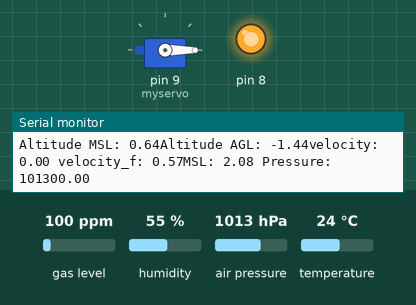
Bench run of a sketch on a simulated Arduino Uno, built with avr-gcc and run on an emulated ATmega328P. Shown: servo, output pins drawn as LEDs (lit = HIGH), the last lines printed to the serial monitor. The inputs (shaded band) are chosen by the test bench; at power-on: air pressure 1013 hPa, gas level 100 ppm, humidity 55 %, temperature 24 °C. Storage starts empty.

Above: at 16.2 s.
16.3 s: air pressure set to 997 hPa
17.8 s: air pressure set to 993 hPa
At 19.3 s:
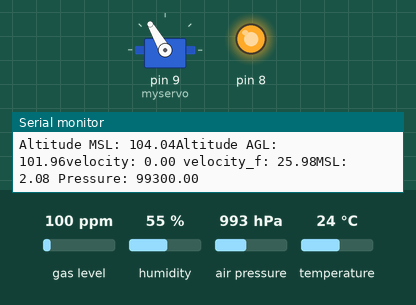
19.6 s: air pressure set to 1000 hPa
At 20.1 s:
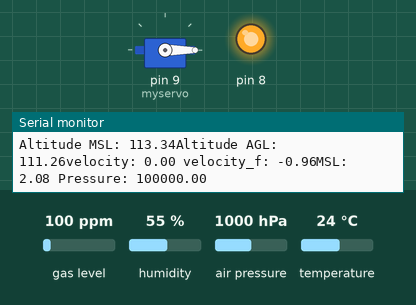
21.3 s: air pressure set to 952 hPa
At 22.2 s:
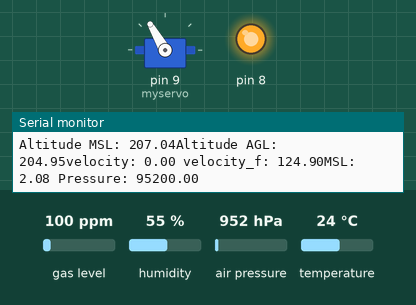
Timing chart, 0 to 24.0 s (numbered marks = the images above; inputs shaded):
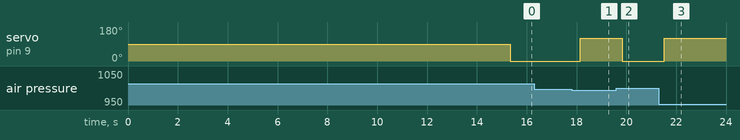

Measured:
- the behaviour switches between 996 and 995 hPa on air pressure (found by bisection; images 0 and 1)
- after the input at 17.8 s, servo on pin 9 (myservo): 0° → 120° after 0.35 s
- after the input at 19.6 s, servo on pin 9 (myservo): 120° → 0° after 0.24 s
- after the input at 21.3 s, servo on pin 9 (myservo): 0° → 120° after 0.23 s

The sketch:

openchutewsd.ino
```cpp
/*
 * By Corey O'Brien
 *
 * For use in the OpenChute project
 */

//-------------------------------------------
// Libraries
#include <SD.h>
#include <Wire.h>
#include <SPI.h>
#include <Adafruit_Sensor.h>
#include "Adafruit_BMP3XX.h"
#include <Servo.h>

//-------------------------------------------
// Constants and variable declarations
#define SEALEVELPRESSURE_HPA (1013.25)

Adafruit_BMP3XX bmp;

char logname[25];

File logfile;
Servo myservo;

//variables to store sensor data
float reading;                          //stores unfiltered data
float prevreading = 0;                  //used for filtering
float total;                            //collects sums of readings (e.g. for calibration)
float difference;                       //change in readings
float gain = 0.1;                       //gain for low pass filter

double pos;
double prevpos = 0;
double vel;
double prevvel = 0;
double acc;
double prevacc = 0;
double t;
double prevt = 0;
double dt;
double filteredpos;
double prevfilteredpos = 0;
double filteredvel;
double filteredprevvel = 0;
double filteredacc;
double filteredprevacc = 0;

double MSL;                             //finds approximate altitude when turned on

int serialflag = 0;
int counter;
int SDflag = 1;
int Sensorflag = 1;
int cardSelect = 4;
int chutearm = 0;                     //if  above set altitude, arm chute
int chuterelease = 0;                 //once back below altitude, release
int releasealt = 150;                 //release altitude in meters


//-------------------------------------------
// Setup

void setup() {
  //set up servo pin
  myservo.attach(9);

  //try to begin serial communications
  Serial.begin(115200);

  //if successful, set serial flag to 1
  if(Serial){
    serialflag = 1;
  }

  //catch error for sensor
  //if error flash onboard LED fast
  if (!bmp.begin_I2C()) {
    Serial.println("ERROR: Could not find a valid BMP3 sensor");
    Sensorflag = 0;
    pinMode(8, OUTPUT);
    while(!Sensorflag){
      digitalWrite(8,HIGH);
      delay(100);
      digitalWrite(8,LOW);
      delay(100);
    }
  }

  // Set up oversampling and filter initialization
  bmp.setTemperatureOversampling(BMP3_OVERSAMPLING_8X);
  bmp.setPressureOversampling(BMP3_OVERSAMPLING_4X);
  bmp.setIIRFilterCoeff(BMP3_IIR_FILTER_COEFF_3);
  bmp.setOutputDataRate(BMP3_ODR_50_HZ);


  //This part of the code determines what altitude we are at so we can get MSL and AGL readings
  total = bmp.readAltitude(SEALEVELPRESSURE_HPA);   //need first reading to flush out memory on chip????? IDK i got some weird results without this
  total = 0;
  delay(5000);
  Serial.begin(115200);
  Serial.print("Initializing");
  //get reading from sensor
  for(counter = 0; counter < 10; counter++){
    //ignore first 3 readings just incase, see note above for flushing out memory
    if(counter > 2){
      total += bmp.readAltitude(SEALEVELPRESSURE_HPA);
      Serial.print(".   ");
      Serial.println(bmp.readAltitude(SEALEVELPRESSURE_HPA));
    }
    delay(1000);
  }
  Serial.println("");
  MSL = total/7;
  Serial.println(MSL);

  if (!SD.begin(cardSelect)) {
    Serial.println("ERROR: Could not find a valid SD Card");
    SDflag = 0;
    return;
  }

  strcpy(logname, "/data000.csv");
  for (uint8_t i = 0; i < 100; i++) {
    logname[5] = '0' + i/100;
    logname[6] = '0' + (i/10)%10;
    logname[7] = '0' + i%10;
    if (! SD.exists(logname)) {
      break;
    }
  }

  logfile = SD.open(logname, FILE_WRITE);
  if(!logfile) {
    return;
  }
  logfile.print("Time(s) \t Filtered Altitude MSL(m) \t Filtered Altitude AGL(m) \t Filtered Velocity(m/s) \t Filtered Acceleration(m/s/s) \t Altitude MSL(m)  \t Altitude AGL(m) \t Velocity(m/s) \t Acceleration (m/s/s) \t Chute Arm \t Chute Release");
  logfile.close();


  pinMode(8, OUTPUT);
  digitalWrite(8,HIGH);
}


//-------------------------------------------
// Loop

void loop() {
  //catch more errors
  if (! bmp.performReading()) {
    Serial.println("Failed to perform reading :(");
    return;
  }

  total = 0;
  //get reading from sensor
  for(counter = 0; counter < 5; counter++){
    total += bmp.readAltitude(SEALEVELPRESSURE_HPA);
  }
  reading = total/5;

  //Find delta t
  t = millis() / 1000.0;
  dt = (t - prevt);
  prevt = t;

  //Get position data
  pos = reading;

  //implement low pass filter
  filteredpos = (1 - gain) * prevfilteredpos + (pos + prevpos) * gain / 2;
  filteredvel = (filteredpos - prevfilteredpos) / dt;
  filteredacc = (filteredvel - filteredprevvel) / dt;
  vel = (pos - prevpos) / dt;
  acc = (vel - prevvel) / dt;

  //store current value as previous position
  prevpos = pos;
  prevvel = vel;
  prevacc = acc;
  prevfilteredpos = filteredpos;
  filteredprevvel = filteredvel;


  difference = prevreading - reading;
  prevreading = reading;


  /*
  Serial.print("Pos: ");
  Serial.print(pos);
  Serial.print(" m \t");
  Serial.print("Pos_f: ");
  Serial.print(filteredpos);
  Serial.print(" m \t");
  Serial.print("dPos: ");
  Serial.print(filteredpos - pos);
  Serial.print(" m \t");
  Serial.print("Vel: ");
  Serial.print(vel);
  Serial.print(" m/s\t");
  Serial.print("Acc: ");
  Serial.print(acc);
  Serial.print(" m/s^2\t");
  Serial.print("dt: ");
  Serial.print(dt);
  Serial.print(" s\t");
  Serial.print("t: ");
  Serial.print(t);
  Serial.print(" s\t");
  Serial.println("");
  */

  //for serial plotting
  /*

  Serial.print("position:");
  Serial.print(pos);
  Serial.print(" ");
  Serial.print("filteredposition:");
  Serial.print(filteredpos);
  Serial.println(" ");

  */
  //*

  Serial.print("Altitude MSL: ");
  Serial.print(filteredpos);
  Serial.print("Altitude AGL: ");
  Serial.print(filteredpos - MSL);
  Serial.print("velocity: ");
  Serial.print(vel);
  Serial.print(" ");
  Serial.print("velocity_f: ");
  Serial.print(filteredvel);
  Serial.print("MSL: ");
  Serial.print(MSL);
  Serial.print(" Pressure: ");
  Serial.print(bmp.readPressure());
  Serial.println(" ");

  //logic to decide when to release parachute
  if((filteredpos - MSL) > releasealt + 20){
    chutearm = 1;
  }

  if(chutearm && (filteredpos - MSL) < releasealt){
    chuterelease = 1;
  }

  if(SDflag){
    //open file each time to write
    logfile = SD.open(logname, FILE_WRITE);
    if(!logfile) {
      return;
    }


    //logfile.print("Time(s) \t Filtered Altitude MSL(m) \t Filtered Altitude AGL(m) \t Filtered Velocity(m/s) \t Filtered Acceleration(m/s/s) \t Altitude MSL(m) \t Altitude AGL(m) \t Velocity(m/s) \t Acceleration (m/s/s)");

    logfile.print(t);
    logfile.print("\t");
    logfile.print(filteredpos);
    logfile.print("\t");
    logfile.print(filteredpos - MSL);
    logfile.print("\t");
    logfile.print(filteredvel);
    logfile.print("\t");
    logfile.print(filteredacc);
    logfile.print("\t");
    logfile.print(pos);
    logfile.print("\t");
    logfile.print(pos - MSL);
    logfile.print("\t");
    logfile.print(vel);
    logfile.print("\t");
    logfile.print(acc);
    logfile.print("\t");
    logfile.print(chutearm);
    logfile.print("\t");
    logfile.print(chuterelease);
    logfile.println("");

    logfile.close();
  }

  //*/
  delay(100);

  if(reading > 150){
    myservo.write(120);
  }else{
    myservo.write(0);
  }

}
```
